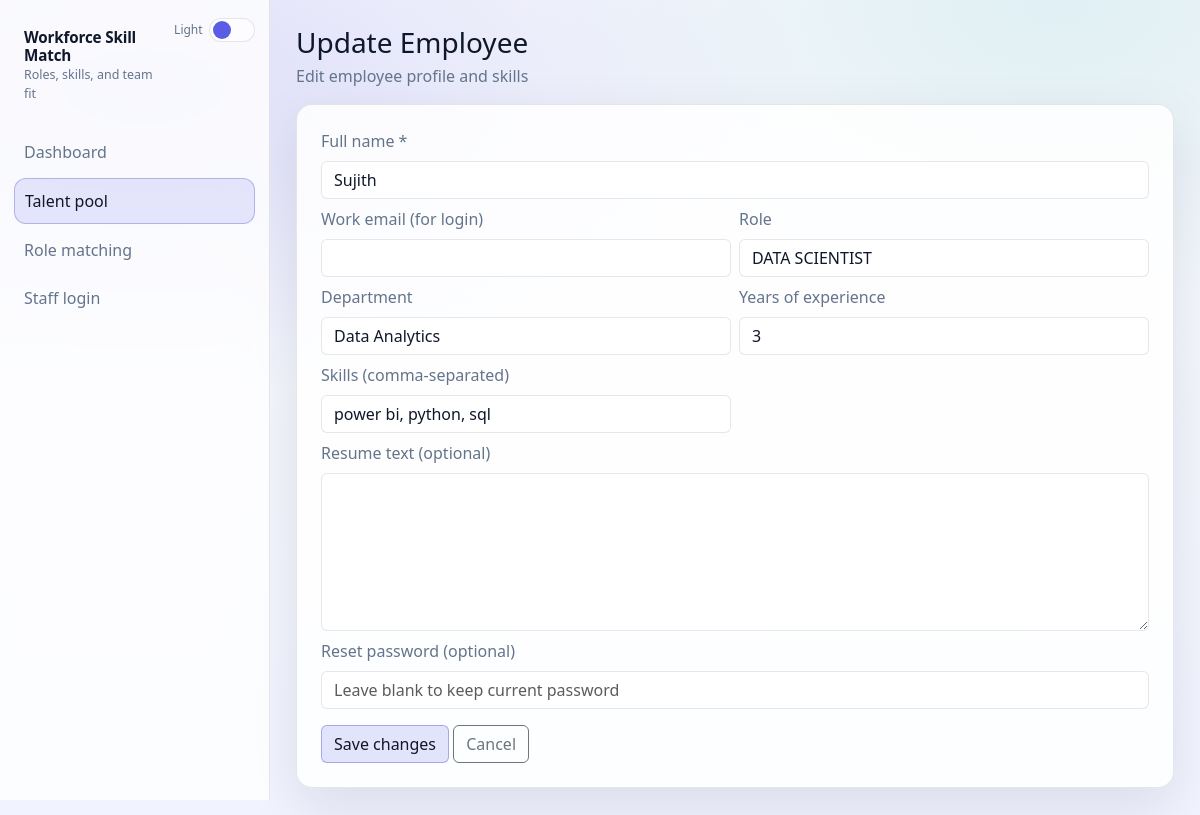
The page /employees/5/edit on the database its author committed.
### models.py (models this page shows, shortened)
class Employee(db.Model):  # type: ignore[misc]
    __tablename__ = "employees"
    id = db.Column(db.Integer, primary_key=True)
    full_name = db.Column(db.String(200), nullable=False)
    email = db.Column(db.String(200), nullable=True, unique=True)
    title = db.Column(db.String(200), nullable=True)
    department = db.Column(db.String(200), nullable=True)
    years_experience = db.Column(db.Integer, nullable=True)
    resume_text = db.Column(db.Text, nullable=True)
    skills_json = db.Column(db.Text, nullable=True)
    skills_csv = db.Column(db.Text, nullable=True)
    password_hash = db.Column(db.String(255), nullable=True)
    created_at = db.Column(db.DateTime, default=datetime.utcnow, nullable=False)
    updated_at = db.Column(db.DateTime, default=datetime.utcnow, onupdate=datetime.utcnow, nullable=False)

### main.py (the view, shortened to what this page needs)
    @app.route("/employees/<int:employee_id>/edit", methods=["GET", "POST"])
    def employee_edit(employee_id: int):
        e = Employee.query.get_or_404(employee_id)
        return render_template(
            "employee_edit.html",
            title="Update employee",
            e=e,
            active="talent",
        )

### main.py (called while the page is built, shortened)
    def __call__(self, environ, start_response):
        path_info = environ.get("PATH_INFO", "")
        return self.wsgi_app(environ, start_response)

### templates/employee_edit.html
{% extends "base.html" %}
{% block content %}
<div class="mb-3">
  <h3 class="mb-1">Update Employee</h3>
  <div class="muted">Edit employee profile and skills</div>
</div>
<div class="p-4 rounded-4 app-card">
  <form method="post">
    <div class="row g-2">
      <div class="col-12">
        <label class="form-label muted">Full name *</label>
        <input class="form-control" name="full_name" required value="{{ e.full_name }}">
      </div>
      <div class="col-12 col-md-6">
        <label class="form-label muted">Work email (for login)</label>
        <input class="form-control" name="email" value="{{ e.email or '' }}">
      </div>
      <div class="col-12 col-md-6">
        <label class="form-label muted">Role</label>
        <input class="form-control" name="title" value="{{ e.title or '' }}">
      </div>
      <div class="col-12 col-md-6">
        <label class="form-label muted">Department</label>
        <input class="form-control" name="department" value="{{ e.department or '' }}">
      </div>
      <div class="col-12 col-md-6">
        <label class="form-label muted">Years of experience</label>
        <input class="form-control" name="years_experience" value="{{ e.years_experience if e.years_experience is not none else '' }}">
      </div>
      <div class="col-12 col-md-6">
        <label class="form-label muted">Skills (comma-separated)</label>
        <input class="form-control" name="skills_manual" value="{{ e.skills_csv or '' }}">
      </div>
      <div class="col-12">
        <label class="form-label muted">Resume text (optional)</label>
        <textarea class="form-control" name="resume_text" rows="6">{{ e.resume_text or '' }}</textarea>
      </div>
      <div class="col-12">
        <label class="form-label muted">Reset password (optional)</label>
        <input class="form-control" type="password" name="new_password" placeholder="Leave blank to keep current password">
      </div>
    </div>
    <button class="btn btn-accent mt-3" type="submit">Save changes</button>
    <a class="btn btn-outline-secondary mt-3" href="{{ url_for('talent_pool') }}">Cancel</a>
  </form>
</div>
{% endblock %}

### templates/base.html (style rules this page uses)
:root { --bg: #f7f8fc; --bg2:#f1f4ff; --text:#0f172a; --muted:#64748b; --card: rgba(255,255,255,.86); --border: rgba(15,23,42,.10); --shadow: 0 20px 55px rgba(15,23,42,.10); --accent: #5b5ce6; --accent2:#0ea5a6; --sidebar: rgba(255,255,255,.78); }
body { color: var(--text); background: radial-gradient(1100px 520px at 12% 10%, rgba(91,92,230,.16), transparent 60%), radial-gradient(900px 520px at 88% 0%, rgba(14,165,166,.10), transparent 60%), linear-gradient(180deg, var(--bg), var(--bg2)); }
.app-card { background: var(--card); border: 1px solid var(--border); box-shadow: var(--shadow); }
.muted { color: var(--muted); }
.btn-accent { background: color-mix(in srgb, var(--accent) 16%, transparent); border-color: color-mix(in srgb, var(--accent) 35%, var(--border)); color: var(--text); }
.form-control { background: color-mix(in srgb, var(--card) 92%, transparent); border-color: var(--border); color: var(--text); }

### rows shown on the page
Employee: full_name "Sujith", title "DATA SCIENTIST", department "Data Analytics", years_experience "3", skills_manual "power bi, python, sql"
